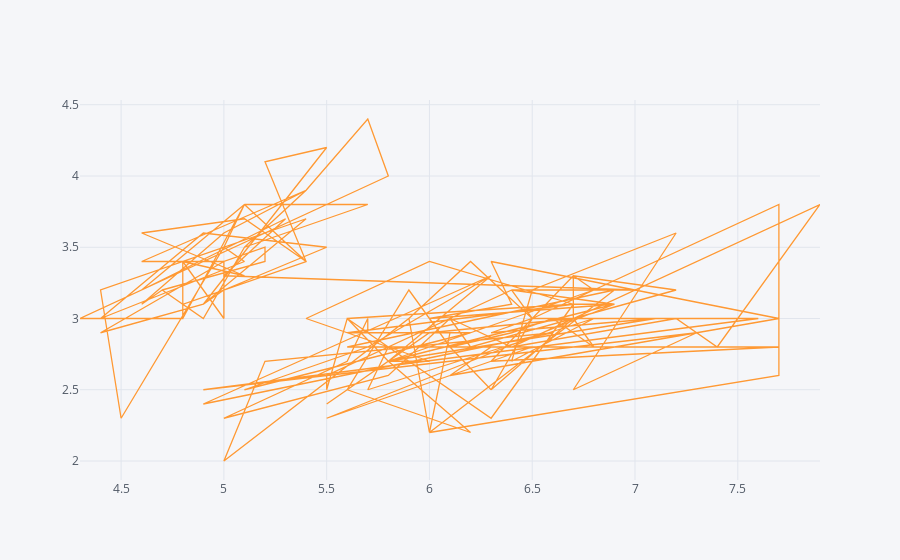

Notebook cell for this chart:
### Code cell
df.iplot(x ="sepal_length",y = "sepal_width",kind = "scatter" )
# scatter plot

### Figure 1 — Plotly figure (JSON) as saved in the notebook; plotly's stock layout.template omitted (floating-point values rounded to 4 significant figures; data arrays with more than 128 entries replaced by an {"elided": "..."} marker saying what was removed)
{"data": [{"line": {"color": "rgba(255, 153, 51, 1.0)", "dash": "solid", "shape": "linear", "width": 1.3}, "mode": "lines", "name": "sepal_width", "text": "", "type": "scatter", "x": {"elided": "150 float values"}, "y": {"elided": "150 float values"}}], "layout": {"legend": {"bgcolor": "#F5F6F9", "font": {"color": "#4D5663"}}, "paper_bgcolor": "#F5F6F9", "plot_bgcolor": "#F5F6F9", "title": {"font": {"color": "#4D5663"}}, "xaxis": {"gridcolor": "#E1E5ED", "showgrid": true, "tickfont": {"color": "#4D5663"}, "title": {"font": {"color": "#4D5663"}, "text": ""}, "zerolinecolor": "#E1E5ED"}, "yaxis": {"gridcolor": "#E1E5ED", "showgrid": true, "tickfont": {"color": "#4D5663"}, "title": {"font": {"color": "#4D5663"}, "text": ""}, "zerolinecolor": "#E1E5ED"}}}
